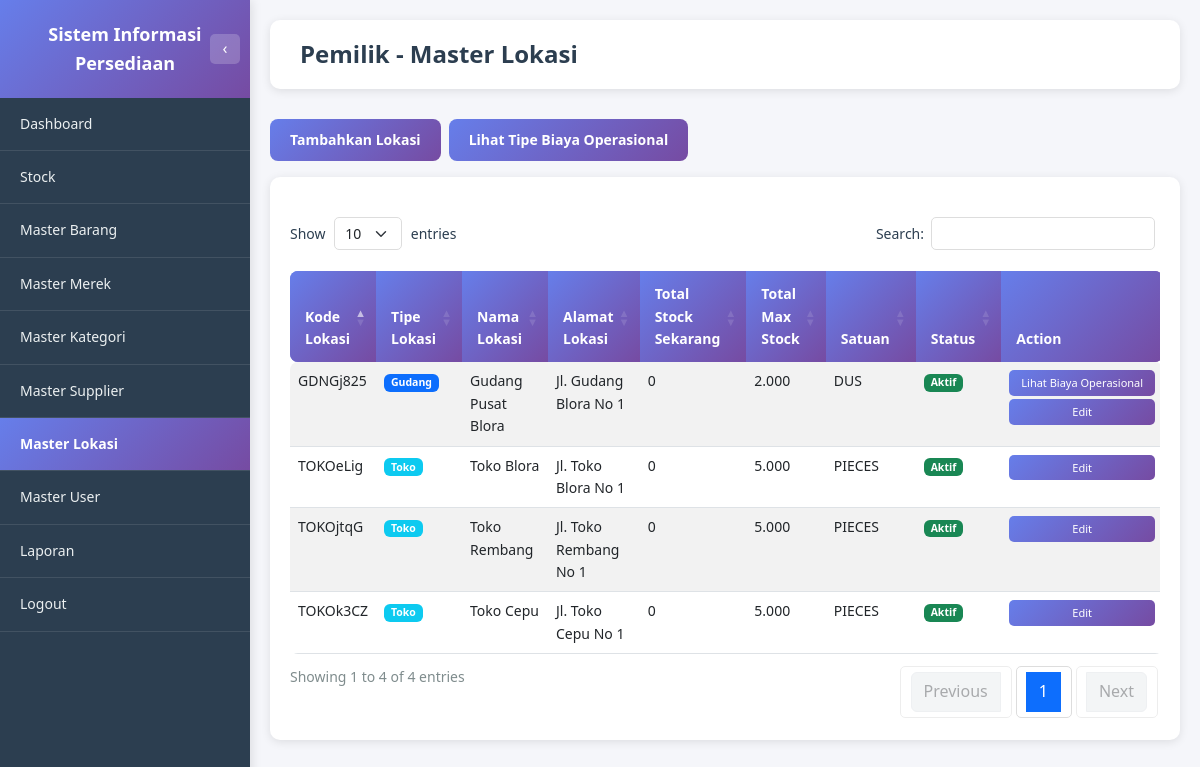
/pemilik/master_lokasi.php (signed in), run on the app's committed database.
### tables this page shows
CREATE TABLE MASTER_LOKASI (
         KD_LOKASI            VARCHAR(8) NOT NULL,
         NAMA_LOKASI          VARCHAR(256),
         TYPE_LOKASI          ENUM('gudang', 'toko'),
         ALAMAT_LOKASI        VARCHAR(256),
         MAX_STOCK_TOTAL      INT,
         SATUAN               ENUM('PIECES', 'DUS'),
         STATUS               ENUM('AKTIF', 'TIDAK AKTIF'),
         PRIMARY KEY (KD_LOKASI)
      );

### pemilik/master_lokasi.php (the view, shortened to what this page needs)
<?php
require_once '../dbconnect.php';
$query_lokasi = "SELECT
                    ml.KD_LOKASI,
                    ml.TYPE_LOKASI,
                    ml.NAMA_LOKASI,
                    ml.ALAMAT_LOKASI,
                    COALESCE(SUM(s.JUMLAH_BARANG), 0) as TOTAL_STOCK_SEKARANG,
                    ml.MAX_STOCK_TOTAL,
                    ml.SATUAN,
                    ml.STATUS
                 FROM MASTER_LOKASI ml
                 LEFT JOIN STOCK s ON ml.KD_LOKASI = s.KD_LOKASI
                 GROUP BY ml.KD_LOKASI, ml.TYPE_LOKASI, ml.NAMA_LOKASI, ml.ALAMAT_LOKASI, ml.MAX_STOCK_TOTAL, ml.SATUAN, ml.STATUS
                 ORDER BY ml.KD_LOKASI ASC";
$result_lokasi = $conn->query($query_lokasi);
?>
<!DOCTYPE html>
<html lang="id">
<head>
    <link href="https://cdn.jsdelivr.net/npm/bootstrap@5.3.0/dist/css/bootstrap.min.css" rel="stylesheet">
    <link href="https://cdn.datatables.net/1.13.7/css/dataTables.bootstrap5.min.css" rel="stylesheet">
    <link href="https://cdn.jsdelivr.net/npm/sweetalert2@11/dist/sweetalert2.min.css" rel="stylesheet">
    <link href="../assets/css/style.css" rel="stylesheet">
</head>
<body class="dashboard-body">
    <?php include 'includes/sidebar.php'; ?>
    <div class="main-content">
        <div class="page-header">
            <h1 class="page-title">Pemilik - Master Lokasi</h1>
        </div>
        <div class="mb-3 d-flex gap-2">
            <button type="button" class="btn-primary-custom" data-bs-toggle="modal" data-bs-target="#modalTambahLokasi">
                <i class="bi bi-plus-circle"></i> Tambahkan Lokasi
            </button>
            <button type="button" class="btn-primary-custom" data-bs-toggle="modal" data-bs-target="#modalTipeBiayaOperasional">
                Lihat Tipe Biaya Operasional
            </button>
        </div>
        <div class="table-section" style="width: 100%;">
            <div class="table-responsive" style="width: 100%;">
                <table id="tableLokasi" class="table table-custom table-striped table-hover" style="width: 100%;">
                    <thead>
                        <tr>
                            <th>Kode Lokasi</th>
                            <th>Tipe Lokasi</th>
                            <th>Nama Lokasi</th>
                            <th>Alamat Lokasi</th>
                            <th>Total Stock Sekarang</th>
                            <th>Total Max Stock</th>
                            <th>Satuan</th>
                            <th>Status</th>
                            <th>Action</th>
                        </tr>
                    </thead>
                    <tbody>
                        <?php if ($result_lokasi->num_rows > 0): ?>
                            <?php while ($row = $result_lokasi->fetch_assoc()): ?>
                                <tr>
                                    <td><?php echo htmlspecialchars($row['KD_LOKASI']); ?></td>
                                    <td>
                                        <?php if (strtolower($row['TYPE_LOKASI']) == 'gudang'): ?>
                                            <span class="badge bg-primary">Gudang</span>
                                        <?php else: ?>
                                            <span class="badge bg-info">Toko</span>
                                        <?php endif; ?>
                                    </td>
                                    <td><?php echo htmlspecialchars($row['NAMA_LOKASI']); ?></td>
                                    <td><?php echo htmlspecialchars($row['ALAMAT_LOKASI'] ?? '-'); ?></td>
                                    <td><?php echo number_format($row['TOTAL_STOCK_SEKARANG'], 0, ',', '.'); ?></td>
                                    <td><?php echo number_format($row['MAX_STOCK_TOTAL'], 0, ',', '.'); ?></td>
                                    <td><?php echo htmlspecialchars($row['SATUAN']); ?></td>
                                    <td>
                                        <?php if ($row['STATUS'] == 'AKTIF'): ?>
                                            <span class="badge bg-success">Aktif</span>
                                        <?php else: ?>
                                            <span class="badge bg-secondary">Tidak Aktif</span>
                                        <?php endif; ?>
                                    </td>
                                    <td>
                                        <?php if (strtolower($row['TYPE_LOKASI']) == 'gudang'): ?>
                                            <button class="btn-view btn-sm me-1" onclick="lihatBiayaOperasional('<?php echo htmlspecialchars($row['KD_LOKASI']); ?>')">Lihat Biaya Operasional</button>
                                            <button class="btn-view btn-sm" onclick="editLokasi('<?php echo htmlspecialchars($row['KD_LOKASI']); ?>', '<?php echo htmlspecialchars($row['TYPE_LOKASI']); ?>', '<?php echo htmlspecialchars($row['NAMA_LOKASI'], ENT_QUOTES); ?>', '<?php echo htmlspecialchars($row['ALAMAT_LOKASI'] ?? '', ENT_QUOTES); ?>', '<?php echo htmlspecialchars($row['MAX_STOCK_TOTAL']); ?>', '<?php echo htmlspecialchars($row['SATUAN']); ?>', '<?php echo htmlspecialchars($row['STATUS']); ?>')">Edit</button>
                                        <?php else: ?>
                                            <button class="btn-view btn-sm" onclick="editLokasi('<?php echo htmlspecialchars($row['KD_LOKASI']); ?>', '<?php echo htmlspecialchars($row['TYPE_LOKASI']); ?>', '<?php echo htmlspecialchars($row['NAMA_LOKASI'], ENT_QUOTES); ?>', '<?php echo htmlspecialchars($row['ALAMAT_LOKASI'] ?? '', ENT_QUOTES); ?>', '<?php echo htmlspecialchars($row['MAX_STOCK_TOTAL']); ?>', '<?php echo htmlspecialchars($row['SATUAN']); ?>', '<?php echo htmlspecialchars($row['STATUS']); ?>')">Edit</button>
                                        <?php endif; ?>
                                    </td>
                                </tr>
                            <?php endwhile; ?>
                        <?php endif; ?>
                    </tbody>
                </table>
            </div>
        </div>
    </div>
</body>
</html>

### assets/css/style.css (style rules this page uses)
* { margin: 0; padding: 0; box-sizing: border-box; }
:root { --font-family-primary: 'Segoe UI', Tahoma, Geneva, Verdana, sans-serif; --font-size-base: 14px; --font-size-small: 12px; --font-size-large: 16px; --font-size-title: 24px; --font-size-heading: 18px; --font-weight-normal: 400; --font-weight-medium: 500; --font-weight-bold: 600; }
body { font-family: var(--font-family-primary); font-size: var(--font-size-base); line-height: 1.6; }
:root { --color-primary: #667eea; --color-primary-dark: #764ba2; --color-primary-gradient: linear-gradient(135deg, #667eea 0%, #764ba2 100%); --color-text-primary: #2c3e50; --color-text-secondary: #7f8c8d; --color-text-muted: #666; --color-text-light: #ecf0f1; --color-bg-primary: #f5f6fa; --color-bg-secondary: #ffffff; --color-bg-dark: #2c3e50; --color-bg-gradient: linear-gradient(135deg, #667eea 0%, #764ba2 100%); --color-border: #ddd; --color-border-light: #ecf0f1; --color-success: #27ae60; --color-warning: #f39c12; --color-danger: #e74c3c; --color-info: #3498db; --shadow-sm: 0 2px 10px rgba(0, 0, 0, 0.1); --shadow-md: 0 4px 15px rgba(0, 0, 0, 0.1); --shadow-lg: 0 10px 40px rgba(0, 0, 0, 0.2); }
body { background: var(--color-bg-gradient); min-height: 100vh; }
body.dashboard-body { background: var(--color-bg-primary); }
.btn-primary-custom { background: var(--color-primary-gradient); border: none; border-radius: 8px; padding: 10px 20px; font-weight: var(--font-weight-bold); color: white; transition: transform 0.2s, box-shadow 0.2s; cursor: pointer; font-family: var(--font-family-primary); }
.main-content { margin-left: 250px; min-height: 100vh; background: var(--color-bg-primary); padding: 20px; transition: margin-left 0.3s ease; width: calc(100% - 250px); box-sizing: border-box; }
.page-header { background: var(--color-bg-secondary); padding: 20px 30px; border-radius: 10px; margin-bottom: 30px; box-shadow: var(--shadow-sm); }
.page-title { font-size: var(--font-size-title); font-weight: var(--font-weight-bold); color: var(--color-text-primary); margin: 0; }
.table-custom { border-radius: 8px; overflow: hidden; }
.table-custom thead { background: var(--color-primary-gradient); color: white; }
.table-custom thead th { border: none; padding: 12px 15px; font-weight: var(--font-weight-bold); }
.table-custom tbody tr { transition: background-color 0.2s; }
.table-section { background: var(--color-bg-secondary); padding: 20px; border-radius: 10px; margin-bottom: 30px; box-shadow: var(--shadow-sm); width: 100%; box-sizing: border-box; }
.table-section .table-responsive { width: 100%; overflow-x: auto; }
.table-section table { width: 100% !important; table-layout: auto; }
.btn-view { background: var(--color-primary-gradient); border: none; color: white; padding: 6px 15px; border-radius: 5px; font-size: var(--font-size-small); font-weight: var(--font-weight-medium); cursor: pointer; transition: all 0.2s ease; white-space: nowrap; }
.btn-view.btn-sm { padding: 4px 10px; font-size: 11px; width: 100%; margin-bottom: 3px; }
.dataTables_wrapper .table-custom { margin-top: 0; width: 100% !important; }
.dataTables_wrapper .table-custom thead th { background: var(--color-primary-gradient); color: white; border: none; padding: 12px 15px; font-weight: var(--font-weight-bold); }

### data on the page
master_lokasi: KD_LOKASI "GDNGj825", TYPE_LOKASI "Gudang", NAMA_LOKASI "Gudang Pusat Blora", ALAMAT_LOKASI "Jl. Gudang Blora No 1", TOTAL_STOCK_SEKARANG "0", MAX_STOCK_TOTAL "2.000", SATUAN "DUS", STATUS "Aktif"
master_lokasi: KD_LOKASI "TOKOeLig", TYPE_LOKASI "Toko", NAMA_LOKASI "Toko Blora", ALAMAT_LOKASI "Jl. Toko Blora No 1", TOTAL_STOCK_SEKARANG "0", MAX_STOCK_TOTAL "5.000", SATUAN "PIECES", STATUS "Aktif"
master_lokasi: KD_LOKASI "TOKOjtqG", TYPE_LOKASI "Toko", NAMA_LOKASI "Toko Rembang", ALAMAT_LOKASI "Jl. Toko Rembang No 1", TOTAL_STOCK_SEKARANG "0", MAX_STOCK_TOTAL "5.000", SATUAN "PIECES", STATUS "Aktif"
master_lokasi: KD_LOKASI "TOKOk3CZ", TYPE_LOKASI "Toko", NAMA_LOKASI "Toko Cepu", ALAMAT_LOKASI "Jl. Toko Cepu No 1", TOTAL_STOCK_SEKARANG "0", MAX_STOCK_TOTAL "5.000", SATUAN "PIECES", STATUS "Aktif"
